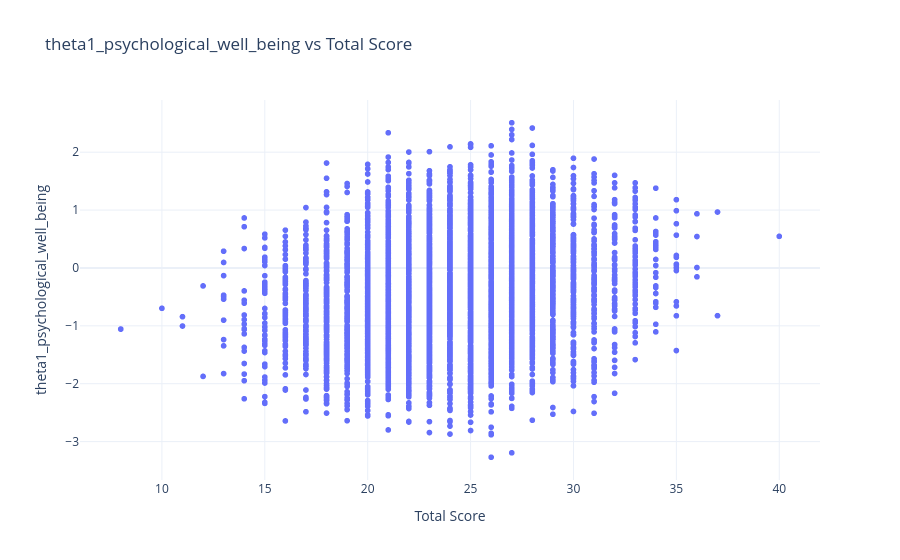

Notebook code for this chart:
### Code cell
fig = px.scatter(
    df_resultado_estudantes,
    x="total_score",
    y="theta1_psychological_well_being",
    hover_name="responses_vector",  # aparece em destaque ao passar o mouse
    hover_data={
        "total_score": True,
        "theta1_psychological_well_being": True,
        "responses_vector": False,   # evita duplicação, pois já está em hover_name
    },
    title="theta1_psychological_well_being vs Total Score"
)

fig.update_layout(
    xaxis_title="Total Score",
    yaxis_title="theta1_psychological_well_being",
    template="plotly_white"
)

fig.show()

### Figure 1 — Plotly figure (JSON) as saved in the notebook; plotly's stock layout.template omitted (floating-point values rounded to 4 significant figures; data arrays with more than 128 entries replaced by an {"elided": "..."} marker saying what was removed)
{"data": [{"customdata": {"elided": "5010x1x8 int values"}, "hovertemplate": "<b>%{hovertext}</b><br><br>total_score=%{x}<br>theta1_psychological_well_being=%{y}<extra></extra>", "hovertext": {"elided": "5010x8 int values"}, "legendgroup": "", "marker": {"color": "#636efa", "symbol": "circle"}, "mode": "markers", "name": "", "showlegend": false, "type": "scattergl", "x": {"elided": "5010 int values"}, "xaxis": "x", "y": {"elided": "5010 float values"}, "yaxis": "y"}], "layout": {"legend": {"tracegroupgap": 0}, "title": {"text": "theta1_psychological_well_being vs Total Score"}, "xaxis": {"anchor": "y", "domain": [0, 1], "title": {"text": "Total Score"}}, "yaxis": {"anchor": "x", "domain": [0, 1], "title": {"text": "theta1_psychological_well_being"}}}}
